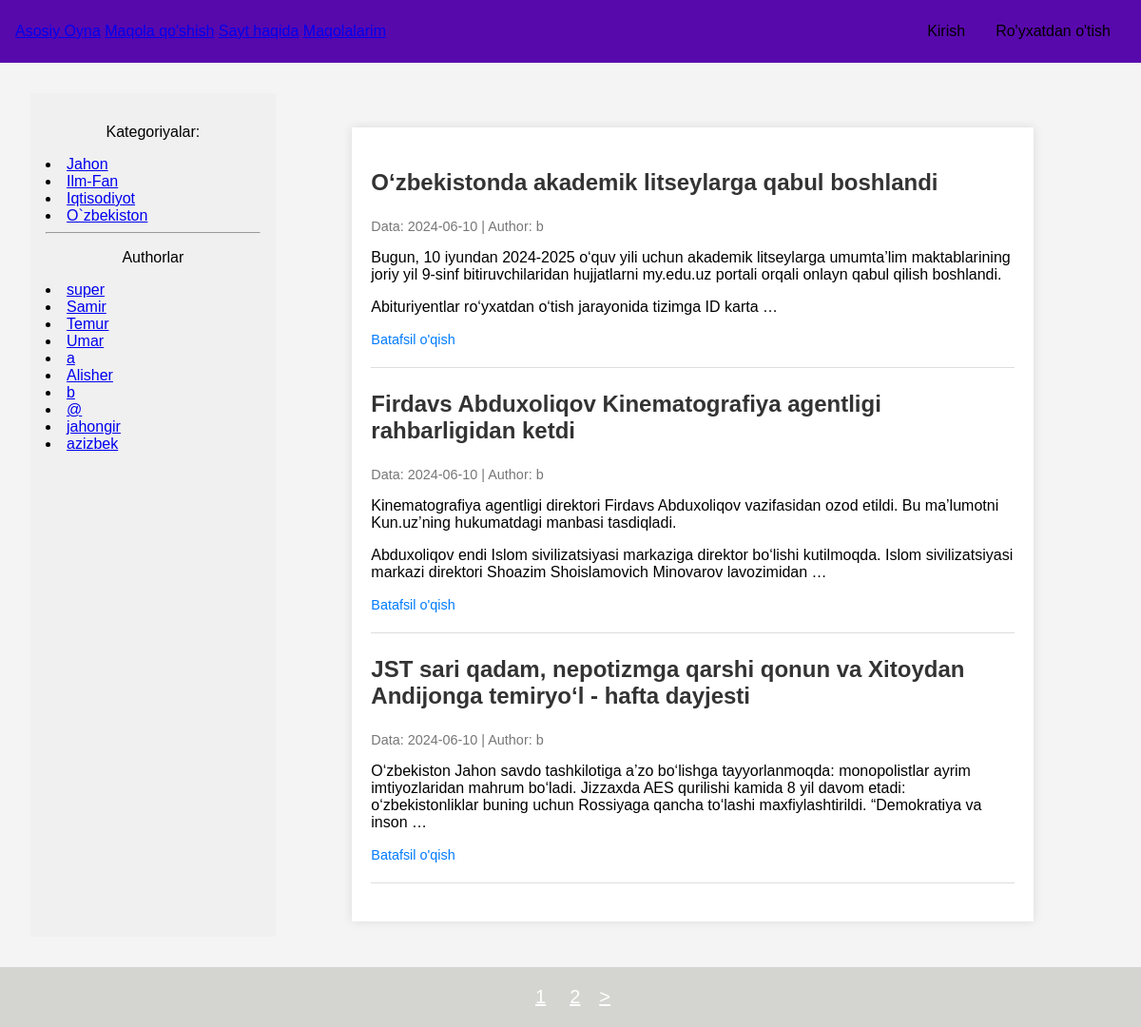
The page / on the database its author committed.
### core/models.py (models this page shows, shortened)
class Category(models.Model):
    name = models.CharField(max_length=100, db_index=True, verbose_name="Katigoriya")
    author = models.ForeignKey(get_user_model(), on_delete=models.SET_NULL, null=True, blank=True, verbose_name="Muharir")
    slug = models.SlugField(max_length=255, unique=True, db_index=True)
    class Meta:
        verbose_name = 'Katigoriya'
        verbose_name_plural = 'Katigoriya'

class Maqola(models.Model):
    title = models.CharField(max_length=100, verbose_name="Title")
    slug = models.SlugField(max_length=255, unique=True, db_index=True, verbose_name="Slug",
                            validators=[
                                MinLengthValidator(3, message="Min simvol 3"),
                                MaxLengthValidator(100, message="Max simvol 100")
                            ])
    content = models.TextField(verbose_name="Content")
    author = models.ForeignKey(get_user_model(), on_delete=models.SET_NULL, related_name='posts', null=True, default=None)
    is_published = models.BooleanField(default=False, verbose_name="Ruxsat")
    rejection=models.BooleanField(default=False,verbose_name="Rad etish")
    message=models.TextField(null=True,verbose_name="Message",)
    time_create = models.DateTimeField(auto_now_add=True, verbose_name="Yaratilgan vaqti")
    time_update = models.DateTimeField(auto_now=True, verbose_name="O'zgartirilgan vaqti")
    cat = models.ForeignKey(Category, on_delete=models.CASCADE, related_name='posts', verbose_name="Katigoriya")
    class Meta:
        verbose_name = "Maqola"
        verbose_name_plural = "Maqolalar"
        ordering = ['-time_create']
        indexes = [
            models.Index(fields=['-time_create'])
        ]

### core/views.py (the view)
# urls.py: path("", Home.as_view(), name="home"),
class Home(ListView):
    model=Maqola.objects.all().filter()
    context_object_name = 'posts'
    paginate_by=3
    template_name='core/home.html'
    def get_context_data(self, **kwargs):
        context = super().get_context_data(**kwargs)
        context['menu'] = menufunc(self.request.user)
        context['title'] = "Asosiy Oyna"
        context['cat_selected'] = 0
        return context
    def  get_queryset(self):
        return Maqola.objects.filter(is_published=True)

### core/templatetags/show_tags.py (called while the page is built)
@register.inclusion_tag('core/list_cats.html')
def show_categories(cat_selected=0):
    cats = Category.objects.all()
    return {'cats': cats, 'cat_selected': cat_selected}

@register.inclusion_tag('core/list_cats_main.html')
def show_user_for_main(cat_selected=0):
    users = get_user_model().objects.all()
    return {'users': users, 'cat_selected': cat_selected}

### core/views.py (called while the page is built)
def menufunc(user):
    if user.is_authenticated and user.groups.filter(name='Muharirlar').exists():
        return [
            {"title": "Asosiy Oyna", 'url_name': 'home'},
            {"title": "Maqola qo'shish", 'url_name': 'add_page'},
            {"title": "Sayt haqida", 'url_name': 'about'},
            {"title": "Maqolalarim", 'url_name': 'users:maqolam'},
            {"title": "Muharirlar Kabineti", 'url_name': 'muharir'},
        ]
    else:
        return [
            {"title": "Asosiy Oyna", 'url_name': 'home'},
            {"title": "Maqola qo'shish", 'url_name': 'add_page'},
            {"title": "Sayt haqida", 'url_name': 'about'},
            {"title": "Maqolalarim", 'url_name': 'users:maqolam'}
        ]

### core/templates/core/home.html (shortened to what this page needs)
{% extends "base.html" %}
{% block content %}
<div class="container">
    <div class="posts">
        {% for post in posts %}
            <div class="post">
                <h2 class="post-title">{{ post.title|linebreaks|truncatewords:20 }}</h2>
                <p class="post-meta">
                    Data: {{ post.time_create|date:"Y-m-d" }} |
                     Author: {{ post.author.username }}
                </p>
                <p class="post-content">{{ post.content|linebreaks|truncatewords:30 }}</p>
                <a href="{% url 'post' post.slug %}" class="read-more">Batafsil o'qish</a>
            </div>
        {% endfor %}
    </div>
</div>
{% endblock content %}
{% block navigation %}
<footer style="font-size: 20px;">
    <nav class="list-pages">
        {% for p in paginator.page_range %}
            <a style="color:white;margin-left:5px;" href="?page={{ p }}">{{ p }}</a>
        {% endfor %}
        {% if page_obj.has_next %}
            <a style="color:white;" href="?page={{ page_obj.next_page_number }}">&gt;</a>
        {% endif %}
    </nav>
</footer>
{% endblock %}

### templates/base.html (shortened to what this page needs)
{% load static %}
{% load show_tags %}
<!DOCTYPE html>
<html lang="en">
<head>
    <link type="text/css" href="{% static 'css/style.css' %}" rel="stylesheet" />
</head>
<body>
    <nav class="navbar_container">
        <nav class="navbar">
        {% for m in menu %}
            <a href="{% url m.url_name %}">{{m.title}}</a>
        {% endfor %}
        </nav>
        <div class="right_links">
            {% if user.is_authenticated %}
            <a href="{%url 'users:profile'%}">{{ user.username }}</a>
            |
            <a href="{% url 'users:logout' %}" id="logout-link">Chiqish</a>
            <form id="logout-form" method="post" action="{% url 'users:logout' %}" style="display:none;">
                {% csrf_token %}
            </form>
        {% else %}
            <a href="{% url 'users:login' %}">Kirish</a>
            <a href="{% url 'users:register_signup'%}">Ro'yxatdan o'tish</a>
        {% endif %}
        </div>
    </nav>
    <main class="content">
        <div class="sidebar">
            <ul>
                {% if cat_selected == 0 %}
                    <li>Kategoriyalar:</li>
                {% else %}
                    <li><a href="{% url 'home' %}">Kategoriyalar:</a></li>
                {% endif %}
            </ul>
            {% show_categories cat_selected %}
            <hr>
            {%show_user_for_main cat_selected%}
        </div>
        <div class="main-content">
            <main>
                {% block content %}{% endblock content %}
            </main>
        </div>
    </main>
{% block navigation %}
{% endblock %}
</body>
</html>

### core/templates/core/list_cats.html
{% for cat in cats %}
    {% if cat.slug == cat_selected %}
        <li class="selected">{{ cat.name }}</li>
    {% else %}
        <li><a href="{% url 'category' cat.slug %}">{{ cat.name }}</a></li>
    {% endif %}
{% endfor %}

### core/templates/core/list_cats_main.html
{% if users %}
    <p style=" text-align: center;">Authorlar</p>
        {% for user in users %}
            {% if user.id == cat_selected %}
                <li class="selected">{{ user.username }}</li>
            {% else %}
                <li><a href="{% url 'author_main' user.id %}">{{ user.username }}</a></li>
            {% endif %}
        {% endfor %}
{% endif %}

### core/static/css/style.css (style rules this page uses)
body { font-family: Arial, sans-serif; margin: 0; padding: 0; background-color: #f4f4f4; }
.content { display: flex; padding: 2rem; }
.sidebar { width: 20%; background-color: #f0f0f0; padding: 1rem; }
.sidebar ul { list-style-type: none; padding: 0; }
.sidebar ul li { margin-bottom: 0.5rem; text-align: center; }
.main-content { width: 75%; padding: 1rem; }
.navbar_container { display: flex; justify-content: space-between; align-items: center; padding: 1rem; background-color: rgb(88, 9, 172); flex-grow: 1; }
.right_links { display: flex; }
.right_links a { color: #000; padding: 0.5rem 1rem; text-decoration: none; }
body { font-family: Arial, sans-serif; background-color: #f4f4f4; margin: 0; padding: 0; }
.container { width: 80%; margin: 0 auto; padding: 20px; background-color: #fff; box-shadow: 0 0 10px rgba(0, 0, 0, 0.1); margin-top: 20px; }
.posts { margin-top: 20px; }
.post { border-bottom: 1px solid #ddd; padding-bottom: 20px; margin-bottom: 20px; }
.post-title { font-size: 1.5em; color: #333; margin-bottom: 10px; }
.post-meta { font-size: 0.9em; color: #777; margin-bottom: 10px; }
.post-content { font-size: 1em; color: #555; margin-bottom: 10px; }
.read-more { font-size: 0.9em; color: #007BFF; text-decoration: none; }
footer { box-sizing: border-box; background: #d4d4d0; padding: 20px; color: #aaa; font-family: Verdana, Geneva, Arial, Helvetica; text-align: center; }
.list-pages { display: flex; justify-content: center; align-items: center; gap: 20px; }

### rows shown on the page
Category: name "Jahon"
Category: name "Ilm-Fan"
Category: name "Iqtisodiyot"
Category: name "O`zbekiston"
Maqola: title "O‘zbekistonda akademik litseylarga qabul boshlandi", time_create "2024-06-10", author.username "b", content "Bugun, 10 iyundan 2024-2025 o‘quv yili uchun akademik litseylarga umumta’lim maktablarining joriy yil 9-sinf bitiruvchilaridan hujjatlarni my.edu.uz portali orqali onlayn qabul qilish boshlandi. Abituriyentlar ro‘yxatdan o‘tish jarayonida tizimga ID karta …"
Maqola: title "Firdavs Abduxoliqov Kinematografiya agentligi rahbarligidan ketdi", time_create "2024-06-10", author.username "b", content "Kinematografiya agentligi direktori Firdavs Abduxoliqov vazifasidan ozod etildi. Bu ma’lumotni Kun.uz’ning hukumatdagi manbasi tasdiqladi. Abduxoliqov endi Islom sivilizatsiyasi markaziga direktor bo‘lishi kutilmoqda. Islom sivilizatsiyasi markazi direktori Shoazim Shoislamovich Minovarov lavozimidan …"
Maqola: title "JST sari qadam, nepotizmga qarshi qonun va Xitoydan Andijonga temiryo‘l - hafta dayjesti", time_create "2024-06-10", author.username "b", content "O‘zbekiston Jahon savdo tashkilotiga a’zo bo‘lishga tayyorlanmoqda: monopolistlar ayrim imtiyozlaridan mahrum bo‘ladi. Jizzaxda AES qurilishi kamida 8 yil davom etadi: o‘zbekistonliklar buning uchun Rossiyaga qancha to‘lashi maxfiylashtirildi. “Demokratiya va inson …"

### other values the page prints
{{ m.title }} "Asosiy Oyna" "Maqola qo'shish" "Sayt haqida" "Maqolalarim"
{{ user.username }} "super"
{{ user.username }} "Samir"
{{ user.username }} "Temur"
{{ user.username }} "Umar"
{{ user.username }} "a"
{{ user.username }} "Alisher"
{{ user.username }} "b"
{{ user.username }} "@"
{{ user.username }} "jahongir"
{{ user.username }} "azizbek"
{{ p }} "1" "2"
